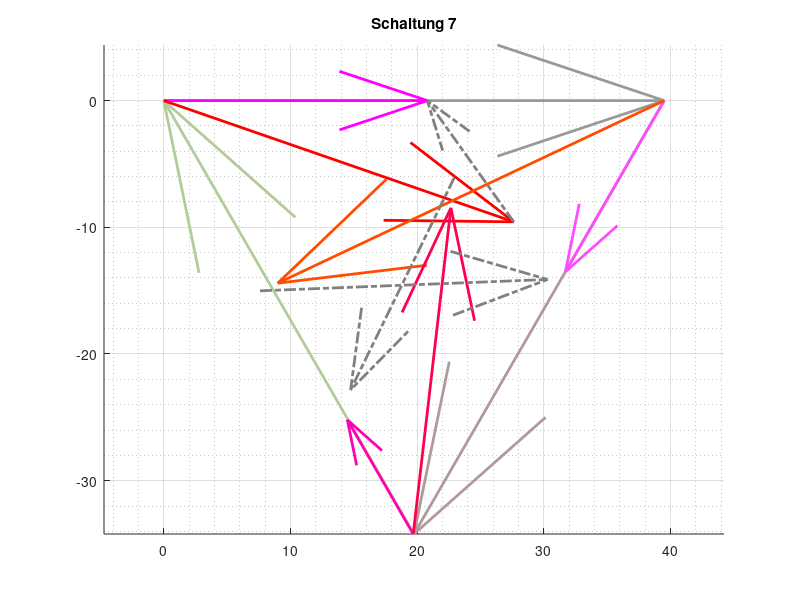

Recreate this plot in MATLAB.
% Constants
R1 = 75; R2 = 100; R3 = 150; % Ohm
C = 30e-6; %(Micro)Farrad
f = 50; % Hz
w = 2*pi*f; %

%UY = 40; % Quellspannung in V
UY = 39.5; %

U12 = UY * exp(j*0*pi/180); % Leiterspannungen
U23 = UY * exp(j*-120*pi/180); %
U31 = UY * exp(j*120*pi/180); %

%U1N = U12/(sqrt(3)*exp(j*(30*pi/180))); % berechnet :)
%U2N = U23/(sqrt(3)*exp(j*(30*pi/180))); %
%U3N = U31/(sqrt(3)*exp(j*(30*pi/180))); %

%U1N = 18*exp(j*(-30*pi/180)); % gemessen
%U2N = 26.6*exp(j*(-150*pi/180)); %
%U3N = 22.25*exp(j*(90*pi/180));

% SCHALTUNG 7

%I_1 = U1N/Z1N, I_2 = U2N/Z2N, I_3 = U3N/Z3N % Strangstr?me
I12 = U12/R1;
I23 = U23/R2;
I31 = U31/R3;
%I_x1 = I12 - I31; 
%I_x2 = I23 - I12; 
%I_x3 = I31 - I23; % Strangstr?me


I_1 = 740e-3*exp(j*(angle(U12/R1 - U31/R3))) ;
I_2 = 854e-3*exp(j*(angle(U23/R2 - U12/R1))) ;
I_3 = 656e-3*exp(j*(angle(U31/R3 - U23/R2))) ;
%Phi_I_N = (angle(I_1 + I_2 + I_3)); %Phasenwinkel Nullleiter 
%Phi_U_N = (angle(I_1*Z1N + I_2*Z2N + I_3*Z3N)); %
%I_N = I_1 + I_2 + I_3; % Strom Nulleiter
%I_N = 114e-3*exp(j*Phi_I_N); 
%U_N = 4.36*exp(j*Phi_U_N);

% quiver U12, U23, U31
figure('Name', 'Schaltung 7'), title ('Schaltung 7')
grid on, grid minor, axis equal

hold on
%--------------------------------------->
% 1st Leiter
refStart=0; arrow1 = U12;
a = quiver(real(refStart),imag(refStart),real(arrow1),imag(arrow1), 'Color', [0.6 0.6 0.6] ,'DisplayName','U12', 'LineWidth', 2);

%--------------------------------------->
% 2nd Leiter
refStart=refStart+arrow1; arrow2 = U23;
b = quiver(real(refStart),imag(refStart),real(arrow2),imag(arrow2),'Color', [0.7 0.6 0.6] ,'DisplayName','U23', 'LineWidth', 2);

%--------------------------------------->
% 3rd Leiter
refStart=refStart+arrow2; 
arrow3 = U31;
c = quiver(real(refStart),imag(refStart),real(arrow3),imag(arrow3),'Color', [0.7 0.8 0.6] ,'DisplayName','U31', 'LineWidth', 2);

%--------------------------------------->
%Str?me

%Leiterstrom I12
Strom12 = I12*39.5;

d = quiver(0, 0 , real(Strom12), imag(Strom12), 'Color', [1 0 1] ,'DisplayName','I_12', 'LineWidth', 2);

%Leiterstrom I23
Strom23 = I23*39.5;
e = quiver(real(arrow1),imag(arrow1),real(Strom23),imag(Strom23),'Color', [1 0.3 1] ,'DisplayName','I_23', 'LineWidth', 2);

%Leiterstrom I31
Strom31 = I31*39.5;
f = quiver(19.69,imag(arrow2),real(Strom31),imag(Strom31), 'Color', [1 0 0.7] ,'DisplayName','I_31', 'LineWidth', 2);

%--------------------------------------->

%Strangstrom I_1
Strom1 = I_1*39.5;
g = quiver(0, 0 , real(Strom1), imag(Strom1), 'Color', [1 0 0] ,'DisplayName','I_1', 'LineWidth', 2);

%Strangstrom I_2
Strom2 = I_2*39.5;
h = quiver(real(arrow1),imag(arrow1),real(Strom2),imag(Strom2),'Color', [1 0.3 0] ,'DisplayName','I_2', 'LineWidth', 2);

%Strangstrom I_3
Strom3 = I_3*39.5;
k = quiver(19.69,imag(arrow2),real(Strom3),imag(Strom3), 'Color', [1 0 0.3] ,'DisplayName','I_3', 'LineWidth', 2);

%--------------------------------------->

%Verbindung I_1
UV1 = (I12-I_1)*39.5;
quiver(real(Strom1), imag(Strom1), real(UV1), imag(UV1), 'Color', [0.5 0.5 0.5], 'LineStyle' , '-.', 'LineWidth', 2);

%Verbindung I_2
UV2 = (I23-I_2)*39.5;
X2 = 7.595;
Y2 = -15.015;
quiver(X2 ,Y2, real(UV2), imag(UV2), 'Color', [0.5 0.5 0.5], 'LineStyle' , '-.', 'LineWidth', 2);

%Verbindung I_3
UV3 = (I31-I_3)*39.5;
X3 = 22.92;
Y3 = -6.1;
quiver(X3 , Y3 , real(UV3), imag(UV3), 'Color', [0.5 0.5 0.5], 'LineStyle' , '-.', 'LineWidth', 2);


%--------------------------------------->
% Nullleiter
%Strom4 = I_N*100;
%quiver(real(refStart+Strang3),imag(refStart+Strang3),real(Strom4),imag(Strom4), 'k' ,'DisplayName','I_N');
%Volt = U_N;
%quiver(real(refStart+Strang3),imag(refStart+Strang3),real(Volt),imag(Volt), 'm' ,'DisplayName','U_N');

% switch off the Quivergroup Property AutoScale for all arrows
hAutoScale=findobj('-property','AutoScale');
set(hAutoScale,'AutoScale','off')

%legend show

hold off

%-----------------------------------------------------------------------------------------------------

